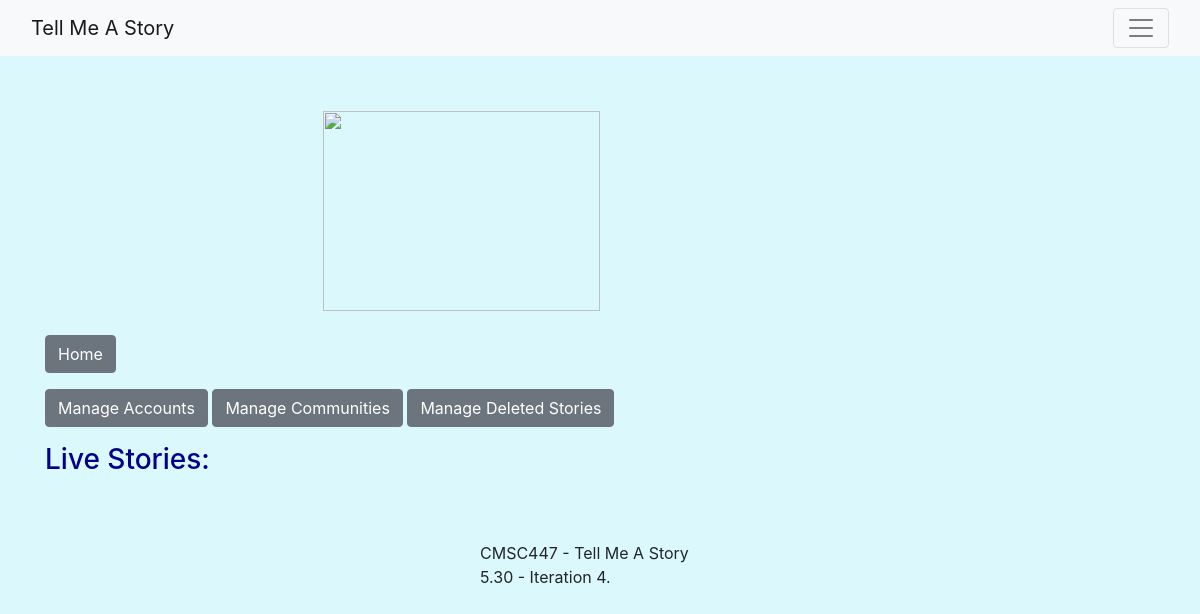
Before: /adminPage/ (signed in) with the older database file.
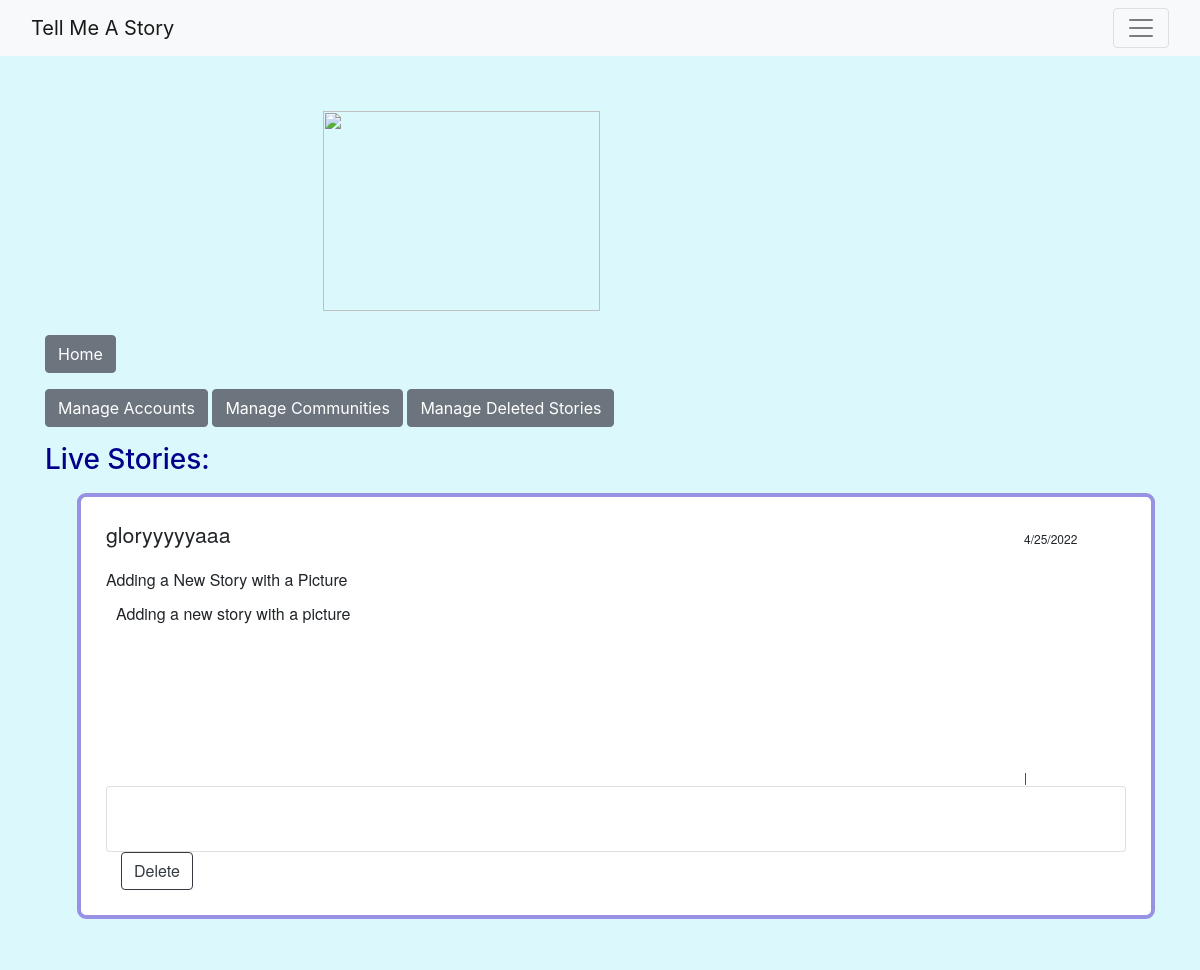
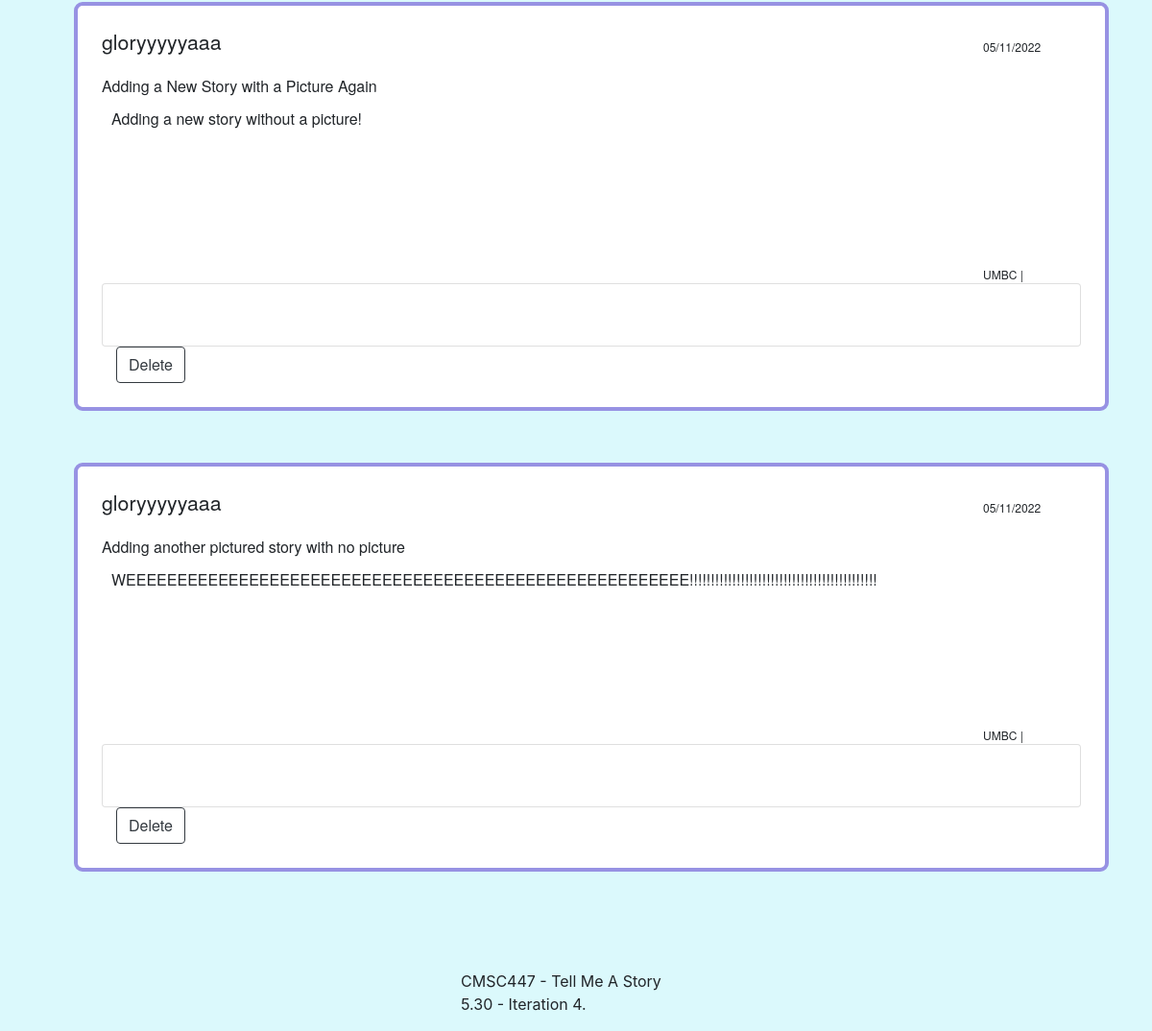
After: the same page with the newer database file (2 pictures, top to bottom).
### tmasTest/models.py (models this page shows)
class Tmas(models.Model):
    subject = models.TextField()
    date = models.TextField()
    story = models.TextField()
    community = models.TextField()
    user = models.TextField()
    storyID = models.TextField()
    location = models.TextField()
    status = models.TextField()
    links = models.ManyToManyField(storyLink)

### tmasTest/views.py (the view)
# urls.py: path('adminPage/', views.adminPage, name='adminPage'),
def adminPage(request):
    stories = Tmas.objects.filter()
    context = {
        'stories': stories,
    }
    return render(request, "admin/adminPage.html", context=context)

### tmasTest/templates/admin/adminPage.html (shortened to what this page needs)
{% extends 'base.html' %}
{% block content %}
   <p>
	   <a href="{% url 'index' %}">
        <button class="btn btn-secondary">Home</button>
	   </a>
   </p>
	<p>
		{% if user.is_superuser %}
	   <a href="{% url 'admin' %}">
        <button class="btn btn-secondary">Manage Accounts</button>
	   </a>
	   <a href="{% url 'manageCommunities' %}">
        <button class="btn btn-secondary">Manage Communities</button>
	   </a>
	   <a href="{% url 'deleted' %}">
        <button class="btn btn-secondary"> Manage Deleted Stories</button>
	   </a>
        <h3 style="color:darkblue;">Live Stories:</h3>
	</p>
   <p>
        <ol>
        {% for story in stories %}
			{% if story.status == "Active" %}
			<form action="{% url 'delete' storyID=story.storyID %}" method="post">
			<div class = "listStory">
				<li style="list-style-type: none;">
					<div class="h5" style = "font-size: 16pt; width: 250px">
					{{story.user}}
					</div>
					<div style = "font-size: 9pt; position: float; padding-left: 90%; margin-top: -25px;">
						{{story.date}}
					</div>
					<div style = "margin-top: 20px; margin-bottom: 3px;">
						{{story.subject}}
					</div>
					<div style = "background-color: white; height: 150px; border-radius: 7px 7px 7px 7px;">
						<div style = "margin-top: 5px; margin-bottom: 50px; padding-left: 10px; padding-top: 5px;">
						{{story.story}}
						</div>
					</div>
					<div style = "font-size: 9pt; position: float; padding-left: 90%; padding-top: 2%;">
						{{story.location}} | {{story.community}}
					</div>
					{% if story.storyPic.url != '/media/False' %}
					<div class="card">
						<div class="card-body">
							<div class="card-img-bottom">
							</div>
						</div>
					</div>
					{% endif %}
       		 		<div class="col-md-2">
            			<button type="Submit" formaction="{% url 'delete' storyID=story.storyID %}" class="btn btn-outline-dark">Delete</button>
        			</div>
			</li>
			</div>
			{% endif %}
			{% endfor %}
			</form>
        </ol>
    </p> <br/>
{% else %}
You don't have access to this page.
{% endif %}
{% endblock %}

Changed rows visible on the page:
added Tmas: user "gloryyyyyaaa", date "4/25/2022", subject "Adding a New Story with a Picture", story "Adding a new story with a picture"
added Tmas: user "gloryyyyyaaa", date "05/11/2022", subject "Adding a New Story with a Picture Again", story "Adding a new story without a picture!", location "UMBC"
added Tmas: user "gloryyyyyaaa", date "05/11/2022", subject "Adding another pictured story with no picture", story "WEEEEEEEEEEEEEEEEEEEEEEEEEEEEEEEEEEEEEEEEEEEEEEEEEEEEEEE!!!!!!!!!!!!!!!!!!!!!!!!!!!!!!!!!!!!!!!!!!!!", location "UMBC"
